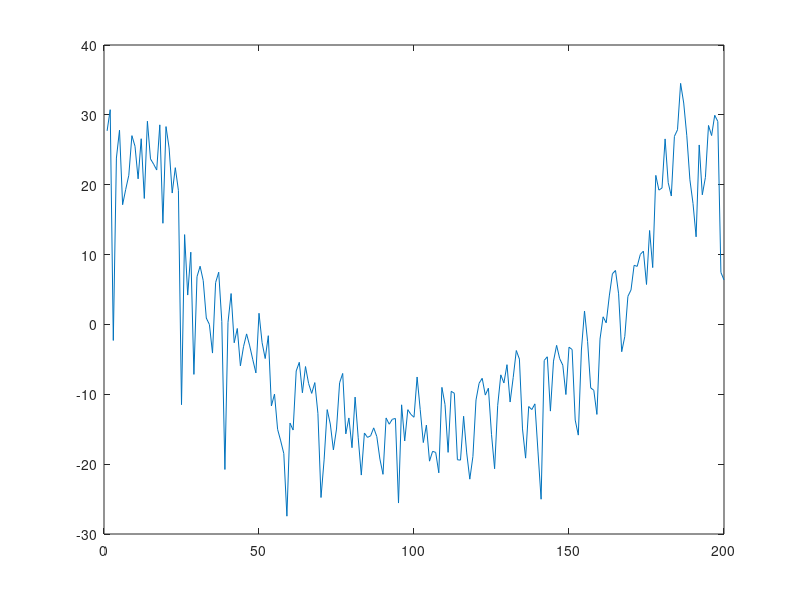

Here is the MATLAB script that generated this plot: (Note: this script raises an error after producing the figure.)
close all;
clear all;
clc;

% Load data
z = load('data for hw1.mat');
fir_bs_1 = load('fir_bs_1.mat');
firbs = fir_bs_1.fir_bs_1;
z = z.z.'; % make a column vector
z = z - mean(z); % remove average
K = length(z); % signal length

step = 50; %distance between the first two sample of each window
span = 200; %actual size of the window
overlap = span - step;

padding = 0;  % Zero padding to apply to the windowed signal

locs_per = 1:K+padding; % just to initialize for the first iteration
peaks = zeros(K+padding,1); % just to initialize for the first iteration
acc_locs_per = zeros(span + padding, 1);

max_iter = floor((K-span)/step);

window_span = kaiser(span+padding, 5.65);

frequencies = zeros(0,0);

figure
for i = 0:max_iter
    z_part = [z(i*step + 1: i*step + span); zeros(padding,1)];
    
    Z = fft(z_part.*window_span);
    periodogr = abs(Z).^2/span;
    
    plot(10*log10(periodogr))
    pause(0.5)
        
    [peaks, locs_per] = findpeaks(abs(periodogr));
    
    frequencies = [frequencies, locs_per.'];

    acc_locs_per(locs_per) = acc_locs_per(locs_per) + 1;
    
end

normalize
acc_locs_per = acc_locs_per/i;

figure
h = histogram(frequencies/(span+padding), span+padding);
bar((1:(span+padding))/(span+padding), acc_locs_per)
axis([0, 1, 0, max(acc_locs_per)])
title('periodogram peaks accumulation')

disp(find(acc_locs_per > 0.7)/(span+padding))
